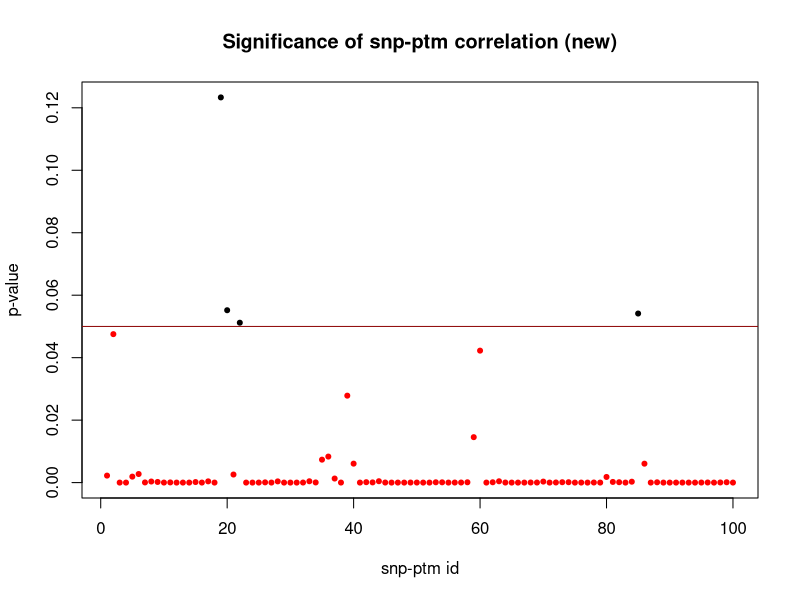
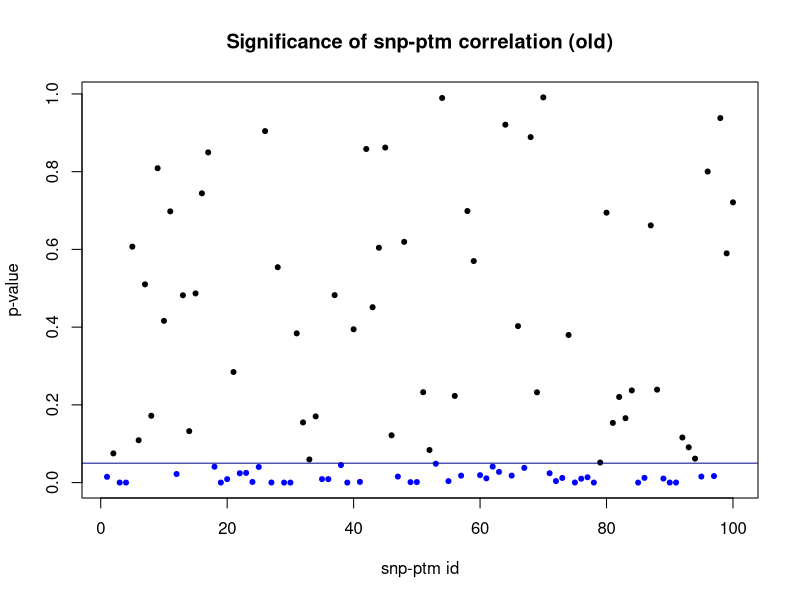
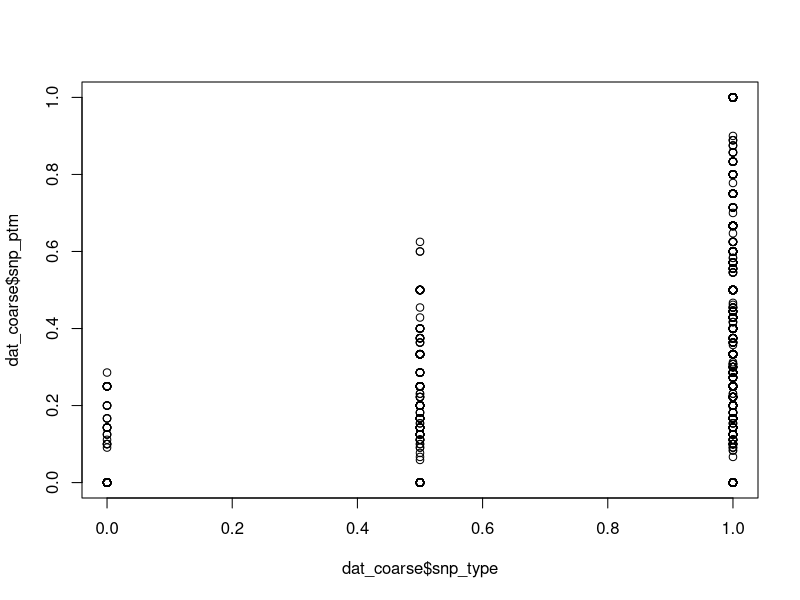
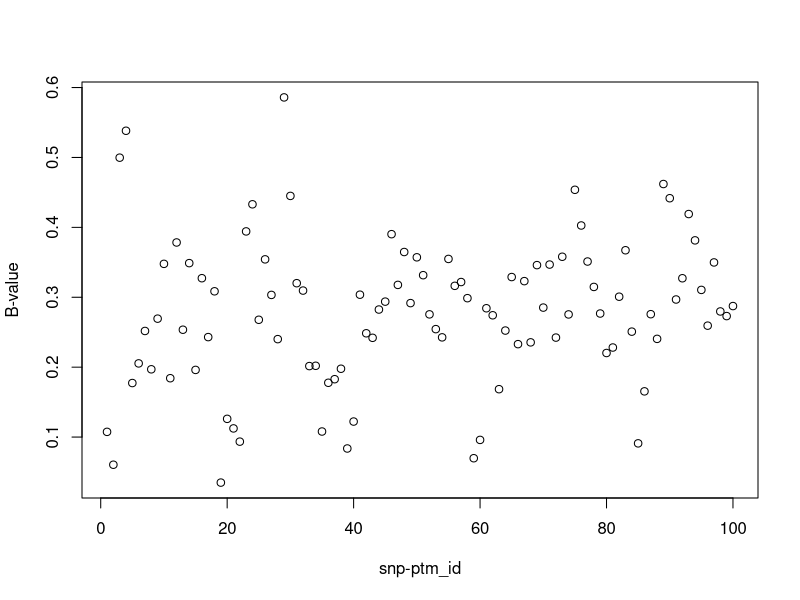

The R source for these figures, in order:
library(purrr)
library(MASS)
set.seed(24601)
library(tidyverse)


patient_count <- 50
id_count <- 100

lambda_ <- rep(sample(2:8, size = id_count, replace = TRUE), patient_count)

#probability of SNP
p <- rep(rnorm(id_count, 0.4, 0.2), patient_count)
p <- pmax(pmin(1, p), 0)

#effect size (q+z = prob of PTM with SNP)
z <- numeric(patient_count*id_count)
for (i in seq_len(patient_count)) {
  z[((i-1)*id_count + 1):(i*id_count)] <- rep(sample(c(-0.2, 0, 0.2),
    size = id_count, replace = TRUE, prob = c(0.15, 0.7, 0.15)), each = id_count)
}

#probability of PTM without SNP
q <- rep(rnorm(id_count, 0.3, 0.15), patient_count) # prob of getting PTM w/o SNP
q <- pmax(pmin(1, q), 0.2)

#peptide count
n = rpois(patient_count*id_count, lambda = lambda_)
n = replace(n, n==0, 1)

#peptide with SNP count
x = numeric(patient_count*id_count)
for (sampcnt in 1:(patient_count*id_count)) {
  x[sampcnt] = min(n[sampcnt], sample(c(0, 0.5, 1), size = 1, replace = TRUE,
    prob = c((1-p[sampcnt])^2, p[sampcnt]^2, max(1-((1-p[sampcnt])^2 + p[sampcnt]^2), 0))))
}
x[x == 1] <- n[x == 1]
x[x == 0.5] <- rbinom(length(x[x == 0.5]), n[x == 0.5], 0.5)

#peptide with PTM count
y1 = rbinom(patient_count*id_count, x, q+z) #with SNP
y2 = rbinom(patient_count*id_count, n-x, q) #without SNP

#x expanded as series of 1s (snp) and 0s (no snp) for new data table
snp_var <- numeric(0)
for (i in 1:(patient_count*id_count)) {
  snp_var <- c(snp_var, rep(1, x[i]), rep(0, n[i] - x[i]))
}

#expanded ptm count (y1 + y2) as 1s (ptm) and 0s (no ptm) for new data table
ptm_var <- numeric(0)
for (i in 1:(patient_count*id_count)) {
  ptm_var <- c(ptm_var, rep(1, y1[i] + y2[i]), rep(0, n[i] - (y1[i] + y2[i])))
}


# Convert the data to matrix form, this is the original form
dat = data.frame(patient=rep(1:patient_count,id_count),
                 snp_ptm_id=rep(1:id_count,each=patient_count), peptide=n,
                 snp=x,non_snp=n-x,snp_ptm=y1,non_snp_ptm=y2,effect_size=z)
dat = as_tibble(dat)
print(dat, n = 100)

#original form expanded out by number of peptides
new_dat = data.frame(patient=rep(rep(1:patient_count, id_count), n), 
                 snp_ptm_id=rep(rep(1:id_count,each=patient_count), n),
                 snp=snp_var, ptm=ptm_var,effect_size=rep(z, n))
new_dat = as_tibble(new_dat)
print(new_dat, n = 100)

# Convert to a coarser form
dat_coarse = dat
dat_coarse$snp_type = dat_coarse$snp/dat_coarse$peptide
dat_coarse$snp_type[dat_coarse$snp_type<0.33] = 0
dat_coarse$snp_type[dat_coarse$snp_type>0.66] = 1
dat_coarse$snp_type[(dat_coarse$snp_type != 0) & (dat_coarse$snp_type != 1)] = 0.5
dat_coarse$effect_size = dat_coarse$effect_size
dat_coarse = dat_coarse %>% select(patient, snp_ptm_id, peptide, snp_type, snp_ptm, effect_size)

dat_coarse$snp_ptm <- dat_coarse$snp_ptm / dat_coarse$peptide

print(dat_coarse, n = 100)

#coarse data linear regression plot
coarse_lm_pval <- numeric(id_count)
for (idc in 1:id_count) {
  coarse_lm <- lm(snp_ptm[(1+(patient_count*(idc-1))):(patient_count*idc)]
    ~ snp_type[(1+(patient_count*(idc-1))):(patient_count*idc)], data = dat_coarse)
  coarse_lm_pval[idc] <- summary(coarse_lm)$coefficients[2,4]
}

sig_col <- ifelse(coarse_lm_pval < 0.05, "red", "black")
plot(seq_len(id_count), coarse_lm_pval, main = "Significance of snp-ptm correlation (new)",
     xlab = "snp-ptm id", ylab = "p-value", pch = 20, col = sig_col)
abline(h = 0.05, col = "red4")


#old data linear regression plot
old_lm_pval <- numeric(id_count)
for (idc in 1:id_count) {
  old_lm <- lm(ptm[sum(n[0:(patient_count*(idc-1))]):sum(n[0:(patient_count*idc)])]
    ~ snp[sum(n[0:(patient_count*(idc-1))]):sum(n[0:(patient_count*idc)])], data = new_dat)
  old_lm_pval[idc] <- summary(old_lm)$coefficients[2,4]
}

sig_col_2 <- ifelse(old_lm_pval < 0.05, "blue", "black")
plot(seq_len(id_count), old_lm_pval, main = "Significance of snp-ptm correlation (old)",
     xlab = "snp-ptm id", ylab = "p-value", pch = 20, col = sig_col_2)
abline(h = 0.05, col = "blue4")


#coarse data analysis (id vs bvalue and snp-type vs normalized ptm count)
coarse_lm_b <- numeric(id_count)
for (idc in 1:id_count) {
  coarse_lm <- lm(snp_ptm[(1+(patient_count*(idc-1))):(patient_count*idc)]
                  ~ snp_type[(1+(patient_count*(idc-1))):(patient_count*idc)], data = dat_coarse)
  coarse_lm_b[idc] <- coef(coarse_lm)[2]
}
plot(dat_coarse$snp_type, dat_coarse$snp_ptm)
plot(1:100, coarse_lm_b, xlab = "snp-ptm_id", ylab = "B-value")
